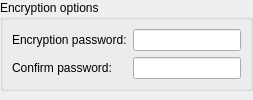
         <widget class="QWidget" name="pageEncryption">
          <layout class="QVBoxLayout">
           <property name="leftMargin">
            <number>0</number>
           </property>
           <property name="topMargin">
            <number>0</number>
           </property>
           <property name="rightMargin">
            <number>0</number>
           </property>
           <property name="bottomMargin">
            <number>0</number>
           </property>
           <item>
            <widget class="QGroupBox" name="boxCryptoPass">
             <property name="title">
              <string>Encryption options</string>
             </property>
             <layout class="QFormLayout">
              <item row="0" column="0">
               <widget class="QLabel" name="labelCryptoPass">
                <property name="text">
                 <string>Encryption password:</string>
                </property>
               </widget>
              </item>
              <item row="0" column="1">
               <widget class="QLineEdit" name="textCryptoPass">
                <property name="maxLength">
                 <number>512</number>
                </property>
                <property name="echoMode">
                 <enum>QLineEdit::Password</enum>
                </property>
               </widget>
              </item>
              <item row="1" column="0">
               <widget class="QLabel" name="labelCryptoPass2">
                <property name="text">
                 <string>Confirm password:</string>
                </property>
               </widget>
              </item>
              <item row="1" column="1">
               <widget class="QLineEdit" name="textCryptoPass2">
                <property name="maxLength">
                 <number>512</number>
                </property>
                <property name="echoMode">
                 <enum>QLineEdit::Password</enum>
                </property>
               </widget>
              </item>
             </layout>
            </widget>
           </item>
           <item>
            <spacer>
             <property name="orientation">
              <enum>Qt::Vertical</enum>
             </property>
             <property name="sizeHint" stdset="0">
              <size>
               <width>0</width>
               <height>0</height>
              </size>
             </property>
            </spacer>
           </item>
          </layout>
         </widget>
